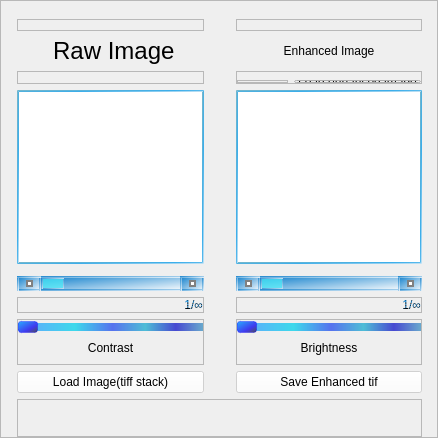
               <widget class="QFrame" name="frame_3">
                <property name="sizePolicy">
                 <sizepolicy hsizetype="Ignored" vsizetype="Ignored">
                  <horstretch>132</horstretch>
                  <verstretch>0</verstretch>
                 </sizepolicy>
                </property>
                <property name="minimumSize">
                 <size>
                  <width>438</width>
                  <height>438</height>
                 </size>
                </property>
                <property name="layoutDirection">
                 <enum>Qt::LeftToRight</enum>
                </property>
                <property name="frameShape">
                 <enum>QFrame::StyledPanel</enum>
                </property>
                <property name="frameShadow">
                 <enum>QFrame::Raised</enum>
                </property>
                <layout class="QGridLayout" name="gridLayout" columnstretch="0,0,0">
                 <property name="sizeConstraint">
                  <enum>QLayout::SetDefaultConstraint</enum>
                 </property>
                 <property name="leftMargin">
                  <number>16</number>
                 </property>
                 <property name="topMargin">
                  <number>18</number>
                 </property>
                 <property name="rightMargin">
                  <number>15</number>
                 </property>
                 <property name="bottomMargin">
                  <number>0</number>
                 </property>
                 <property name="horizontalSpacing">
                  <number>16</number>
                 </property>
                 <item row="2" column="0">
                  <widget class="QLabel" name="label_2">
                   <property name="sizePolicy">
                    <sizepolicy hsizetype="Expanding" vsizetype="Expanding">
                     <horstretch>5</horstretch>
                     <verstretch>1</verstretch>
                    </sizepolicy>
                   </property>
                   <property name="styleSheet">
                    <string notr="true">color:rgb(0, 0, 0);
font: 18pt ;
font: 18pt &quot;华文新魏&quot;;
font: 75 18pt &quot;Adobe Gothic Std B&quot;;
</string>
                   </property>
                   <property name="text">
                    <string> Raw Image</string>
                   </property>
                   <property name="alignment">
                    <set>Qt::AlignCenter</set>
                   </property>
                  </widget>
                 </item>
                 <item row="4" column="2">
                  <widget class="QFrame" name="frame_42">
                   <property name="sizePolicy">
                    <sizepolicy hsizetype="Expanding" vsizetype="Ignored">
                     <horstretch>0</horstretch>
                     <verstretch>14</verstretch>
                    </sizepolicy>
                   </property>
                   <property name="maximumSize">
                    <size>
                     <width>700</width>
                     <height>700</height>
                    </size>
                   </property>
                   <property name="sizeIncrement">
                    <size>
                     <width>0</width>
                     <height>0</height>
                    </size>
                   </property>
                   <property name="layoutDirection">
                    <enum>Qt::LeftToRight</enum>
                   </property>
                   <property name="styleSheet">
                    <string notr="true">#frame_42{
background-color:white;
border:2px solid qlineargradient(spread:pad, x1:0, y1:0, x2:1, y2:1, stop:0 rgba(107, 171, 184, 214), stop:0.545455 rgba(19, 157, 230, 211), stop:1 rgba(236, 241, 245, 232));
}</string>
                   </property>
                   <property name="frameShape">
                    <enum>QFrame::StyledPanel</enum>
                   </property>
                   <property name="frameShadow">
                    <enum>QFrame::Raised</enum>
                   </property>
                   <widget class="QLabel" name="label_10">
                    <property name="geometry">
                     <rect>
                      <x>0</x>
                      <y>0</y>
                      <width>526</width>
                      <height>526</height>
                     </rect>
                    </property>
                    <property name="sizePolicy">
                     <sizepolicy hsizetype="Expanding" vsizetype="Preferred">
                      <horstretch>1</horstretch>
                      <verstretch>0</verstretch>
                     </sizepolicy>
                    </property>
                    <property name="minimumSize">
                     <size>
                      <width>100</width>
                      <height>100</height>
                     </size>
                    </property>
                    <property name="styleSheet">
                     <string notr="true"/>
                    </property>
                    <property name="text">
                     <string/>
                    </property>
                   </widget>
                  </widget>
                 </item>
                 <item row="2" column="2">
                  <widget class="QLabel" name="label_3">
                   <property name="sizePolicy">
                    <sizepolicy hsizetype="Expanding" vsizetype="Expanding">
                     <horstretch>5</horstretch>
                     <verstretch>1</verstretch>
                    </sizepolicy>
                   </property>
                   <property name="styleSheet">
                    <string notr="true">color:rgb(0, 0, 0);
;
font: 75 18pt &quot;Adobe Gothic Std B&quot;;</string>
                   </property>
                   <property name="text">
                    <string>Enhanced Image</string>
                   </property>
                   <property name="alignment">
                    <set>Qt::AlignCenter</set>
                   </property>
                  </widget>
                 </item>
                 <item row="9" column="2">
                  <widget class="QFrame" name="frame_49">
                   <property name="sizePolicy">
                    <sizepolicy hsizetype="Expanding" vsizetype="Expanding">
                     <horstretch>0</horstretch>
                     <verstretch>2</verstretch>
                    </sizepolicy>
                   </property>
                   <property name="maximumSize">
                    <size>
                     <width>700</width>
                     <height>16777215</height>
                    </size>
                   </property>
                   <property name="frameShape">
                    <enum>QFrame::StyledPanel</enum>
                   </property>
                   <property name="frameShadow">
                    <enum>QFrame::Raised</enum>
                   </property>
                   <layout class="QVBoxLayout" name="verticalLayout_9">
                    <property name="leftMargin">
                     <number>0</number>
                    </property>
                    <property name="topMargin">
                     <number>0</number>
                    </property>
                    <property name="rightMargin">
                     <number>0</number>
                    </property>
                    <item>
                     <widget class="QSlider" name="Slider_Brightness">
                      <property name="styleSheet">
                       <string notr="true">QSlider::groove:horizontal {
    border: None;
    height: 8px; /* the groove expands to the size of the slider by default. by giving it a height, it has a fixed size */
    background:qlineargradient(spread:pad, x1:0, y1:0, x2:1, y2:0, stop:0 rgba(102, 162, 255, 255), stop:0.306818 rgba(61, 217, 235, 255), stop:0.511364 rgba(86, 114, 238, 255), stop:0.6875 rgba(78, 189, 214, 255), stop:0.852273 rgba(71, 73, 209, 255), stop:1 rgba(105, 169, 205, 255));
    border radius:1px;
    margin: 2px 0;
}

QSlider::handle:horizontal {
    background: qlineargradient(spread:pad, x1:0, y1:0, x2:1, y2:1, stop:0 rgba(41, 168, 255, 255), stop:0.642045 rgba(64, 57, 238, 255), stop:1 rgba(78, 80, 82, 255));
    width: 18px;
    margin: -2px 0; /* handle is placed by default on the contents rect of the groove. Expand outside the groove */
    border-radius: 3px;
    border:1px solid rgba(0, 0, 255, 80);
}</string>
                      </property>
                      <property name="minimum">
                       <number>50</number>
                      </property>
                      <property name="maximum">
                       <number>2000</number>
                      </property>
                      <property name="singleStep">
                       <number>10</number>
                      </property>
                      <property name="orientation">
                       <enum>Qt::Horizontal</enum>
                      </property>
                     </widget>
                    </item>
                    <item>
                     <widget class="QLabel" name="Brightness">
                      <property name="layoutDirection">
                       <enum>Qt::LeftToRight</enum>
                      </property>
                      <property name="styleSheet">
                       <string notr="true">font: 75 14pt &quot;微软雅黑&quot;;
</string>
                      </property>
                      <property name="text">
                       <string>Brightness</string>
                      </property>
                      <property name="alignment">
                       <set>Qt::AlignCenter</set>
                      </property>
                     </widget>
                    </item>
                   </layout>
                  </widget>
                 </item>
                 <item row="1" column="0">
                  <widget class="QFrame" name="frame_9">
                   <property name="sizePolicy">
                    <sizepolicy hsizetype="Expanding" vsizetype="Expanding">
                     <horstretch>0</horstretch>
                     <verstretch>1</verstretch>
                    </sizepolicy>
                   </property>
                   <property name="frameShape">
                    <enum>QFrame::StyledPanel</enum>
                   </property>
                   <property name="frameShadow">
                    <enum>QFrame::Raised</enum>
                   </property>
                  </widget>
                 </item>
                 <item row="6" column="0">
                  <widget class="QFrame" name="frame_51">
                   <property name="frameShape">
                    <enum>QFrame::StyledPanel</enum>
                   </property>
                   <property name="frameShadow">
                    <enum>QFrame::Raised</enum>
                   </property>
                  </widget>
                 </item>
                 <item row="3" column="0">
                  <widget class="QFrame" name="frame_20">
                   <property name="sizePolicy">
                    <sizepolicy hsizetype="Expanding" vsizetype="Expanding">
                     <horstretch>5</horstretch>
                     <verstretch>1</verstretch>
                    </sizepolicy>
                   </property>
                   <property name="frameShape">
                    <enum>QFrame::StyledPanel</enum>
                   </property>
                   <property name="frameShadow">
                    <enum>QFrame::Raised</enum>
                   </property>
                  </widget>
                 </item>
                 <item row="1" column="2">
                  <widget class="QFrame" name="frame_10">
                   <property name="sizePolicy">
                    <sizepolicy hsizetype="Expanding" vsizetype="Expanding">
                     <horstretch>0</horstretch>
                     <verstretch>1</verstretch>
                    </sizepolicy>
                   </property>
                   <property name="frameShape">
                    <enum>QFrame::StyledPanel</enum>
                   </property>
                   <property name="frameShadow">
                    <enum>QFrame::Raised</enum>
                   </property>
                  </widget>
                 </item>
                 <item row="10" column="2">
                  <widget class="QPushButton" name="pushButton_save_tiff">
                   <property name="maximumSize">
                    <size>
                     <width>700</width>
                     <height>16777215</height>
                    </size>
                   </property>
                   <property name="styleSheet">
                    <string notr="true">QPushButton{
background-color:rgba(255,255,255,150);
font: 9pt &quot;微软雅黑&quot;;
}
QPushButton:hover
{
margin:1px;
}</string>
                   </property>
                   <property name="text">
                    <string>Save Enhanced tif</string>
                   </property>
                  </widget>
                 </item>
                 <item row="9" column="0">
                  <widget class="QFrame" name="frame_40">
                   <property name="sizePolicy">
                    <sizepolicy hsizetype="Expanding" vsizetype="Expanding">
                     <horstretch>0</horstretch>
                     <verstretch>2</verstretch>
                    </sizepolicy>
                   </property>
                   <property name="maximumSize">
                    <size>
                     <width>700</width>
                     <height>16777215</height>
                    </size>
                   </property>
                   <property name="contextMenuPolicy">
                    <enum>Qt::DefaultContextMenu</enum>
                   </property>
                   <property name="frameShape">
                    <enum>QFrame::StyledPanel</enum>
                   </property>
                   <property name="frameShadow">
                    <enum>QFrame::Raised</enum>
                   </property>
                   <layout class="QVBoxLayout" name="verticalLayout_10">
                    <property name="leftMargin">
                     <number>0</number>
                    </property>
                    <property name="topMargin">
                     <number>0</number>
                    </property>
                    <property name="rightMargin">
                     <number>0</number>
                    </property>
                    <property name="bottomMargin">
                     <number>9</number>
                    </property>
                    <item>
                     <widget class="QSlider" name="Slider_Contrast">
                      <property name="styleSheet">
                       <string notr="true">QSlider::groove:horizontal {
    border: None;
    height: 8px; /* the groove expands to the size of the slider by default. by giving it a height, it has a fixed size */
    background:qlineargradient(spread:pad, x1:0, y1:0, x2:1, y2:0, stop:0 rgba(102, 162, 255, 255), stop:0.306818 rgba(61, 217, 235, 255), stop:0.511364 rgba(86, 114, 238, 255), stop:0.6875 rgba(78, 189, 214, 255), stop:0.852273 rgba(71, 73, 209, 255), stop:1 rgba(105, 169, 205, 255));
    border radius:1px;
    margin: 2px 0;
}

QSlider::handle:horizontal {
    background: qlineargradient(spread:pad, x1:0, y1:0, x2:1, y2:1, stop:0 rgba(41, 168, 255, 255), stop:0.642045 rgba(64, 57, 238, 255), stop:1 rgba(78, 80, 82, 255));
    width: 18px;
    margin: -2px 0; /* handle is placed by default on the contents rect of the groove. Expand outside the groove */
    border-radius: 3px;
    border:1px solid rgba(0, 0, 255, 80);
}</string>
                      </property>
                      <property name="minimum">
                       <number>50</number>
                      </property>
                      <property name="maximum">
                       <number>2000</number>
                      </property>
                      <property name="singleStep">
                       <number>10</number>
                      </property>
                      <property name="orientation">
                       <enum>Qt::Horizontal</enum>
                      </property>
                     </widget>
                    </item>
                    <item>
                     <widget class="QLabel" name="Contrast">
                      <property name="styleSheet">
                       <string notr="true">font: 75 14pt &quot;微软雅黑&quot;;
</string>
                      </property>
                      <property name="text">
                       <string>Contrast</string>
                      </property>
                      <property name="alignment">
                       <set>Qt::AlignHCenter|Qt::AlignTop</set>
                      </property>
                     </widget>
                    </item>
                   </layout>
                  </widget>
                 </item>
                 <item row="8" column="2">
                  <widget class="QFrame" name="frame_19">
                   <property name="sizePolicy">
                    <sizepolicy hsizetype="Expanding" vsizetype="Expanding">
                     <horstretch>0</horstretch>
                     <verstretch>1</verstretch>
                    </sizepolicy>
                   </property>
                   <property name="frameShape">
                    <enum>QFrame::StyledPanel</enum>
                   </property>
                   <property name="frameShadow">
                    <enum>QFrame::Raised</enum>
                   </property>
                   <layout class="QHBoxLayout" name="horizontalLayout_11">
                    <property name="spacing">
                     <number>0</number>
                    </property>
                    <property name="leftMargin">
                     <number>0</number>
                    </property>
                    <property name="topMargin">
                     <number>0</number>
                    </property>
                    <property name="rightMargin">
                     <number>0</number>
                    </property>
                    <property name="bottomMargin">
                     <number>0</number>
                    </property>
                    <item>
                     <widget class="QLabel" name="label_27">
                      <property name="sizePolicy">
                       <sizepolicy hsizetype="Preferred" vsizetype="Preferred">
                        <horstretch>0</horstretch>
                        <verstretch>0</verstretch>
                       </sizepolicy>
                      </property>
                      <property name="styleSheet">
                       <string notr="true">font: 15pt &quot;微软雅黑&quot;;
color:qradialgradient(spread:repeat, cx:0.5, cy:0.5, radius:0.077, fx:0.5, fy:0.5, stop:0 rgba(0, 139, 233, 255), stop:0.497326 rgba(0, 0, 0, 255) stop:1 rgba(0, 139, 233, 255));
</string>
                      </property>
                      <property name="text">
                       <string>1/∞</string>
                      </property>
                      <property name="alignment">
                       <set>Qt::AlignRight|Qt::AlignTop|Qt::AlignTrailing</set>
                      </property>
                     </widget>
                    </item>
                   </layout>
                  </widget>
                 </item>
                 <item row="7" column="0">
                  <widget class="QScrollBar" name="horizontalScrollBar_Raw">
                   <property name="sizePolicy">
                    <sizepolicy hsizetype="Preferred" vsizetype="Fixed">
                     <horstretch>0</horstretch>
                     <verstretch>0</verstretch>
                    </sizepolicy>
                   </property>
                   <property name="maximumSize">
                    <size>
                     <width>700</width>
                     <height>16777215</height>
                    </size>
                   </property>
                   <property name="styleSheet">
                    <string notr="true">QScrollBar:horizontal {
    border: 2px solid qlineargradient(spread:pad, x1:0, y1:0, x2:1, y2:1, stop:0 rgba(8, 123, 202, 255), stop:1 rgba(255, 255, 255, 255));
    background: qlineargradient(spread:pad, x1:0, y1:0, x2:1, y2:1, stop:0 rgba(8, 123, 202, 255), stop:1 rgba(255, 255, 255, 255));
    height: 15px;
    margin: 0px 20px 0 20px;
}
QScrollBar::handle:horizontal {
    background:rgba(79, 253, 255, 150);
    min-width: 20px;
    margin-left:3px;
    margin-right:3px;
    border:0.5px solid;
    border-color: qlineargradient(spread:pad, x1:0, y1:0, x2:1, y2:1, stop:0 rgba(8, 123, 202, 255), stop:1 rgba(255, 255, 255, 255));
}
QScrollBar::add-line:horizontal {
    border: 2px solid qlineargradient(spread:pad, x1:0, y1:0, x2:1, y2:1, stop:0 rgba(8, 123, 202, 255), stop:1 rgba(255, 255, 255, 255));;
    background:qlineargradient(spread:pad, x1:0, y1:0, x2:1, y2:1, stop:0 rgba(8, 123, 202, 255), stop:1 rgba(255, 255, 255, 255));
	
    width: 20px;
    subcontrol-position: right;
    subcontrol-origin: margin;
}

QScrollBar::sub-line:horizontal {
    border: 2px solid qlineargradient(spread:pad, x1:0, y1:0, x2:1, y2:1, stop:0 rgba(8, 123, 202, 255), stop:1 rgba(255, 255, 255, 255));;
    background: qlineargradient(spread:pad, x1:0, y1:0, x2:1, y2:1, stop:0 rgba(8, 123, 202, 255), stop:1 rgba(255, 255, 255, 255));
    width: 20px;
    subcontrol-position: left;
    subcontrol-origin: margin;
}
QScrollBar:left-arrow:horizontal, QScrollBar::right-arrow:horizontal {
    border: 2px solid grey;
    width: 3px;
    height: 3px;
    background: white;
}

QScrollBar::add-page:horizontal, QScrollBar::sub-page:horizontal {
    background: none;
}</string>
                   </property>
                   <property name="minimum">
                    <number>1</number>
                   </property>
                   <property name="orientation">
                    <enum>Qt::Horizontal</enum>
                   </property>
                  </widget>
                 </item>
                 <item row="4" column="0">
                  <widget class="QFrame" name="frame_41">
                   <property name="sizePolicy">
                    <sizepolicy hsizetype="Expanding" vsizetype="Ignored">
                     <horstretch>0</horstretch>
                     <verstretch>14</verstretch>
                    </sizepolicy>
                   </property>
                   <property name="maximumSize">
                    <size>
                     <width>700</width>
                     <height>700</height>
                    </size>
                   </property>
                   <property name="styleSheet">
                    <string notr="true">#frame_41{
background-color:white;
border:2px solid qlineargradient(spread:pad, x1:0, y1:0, x2:1, y2:1, stop:0 rgba(107, 171, 184, 214), stop:0.545455 rgba(19, 157, 230, 211), stop:1 rgba(236, 241, 245, 232));
}</string>
                   </property>
                   <property name="frameShape">
                    <enum>QFrame::StyledPanel</enum>
                   </property>
                   <property name="frameShadow">
                    <enum>QFrame::Raised</enum>
                   </property>
                   <widget class="QLabel" name="label_9">
                    <property name="geometry">
                     <rect>
                      <x>0</x>
                      <y>0</y>
                      <width>526</width>
                      <height>526</height>
                     </rect>
                    </property>
                    <property name="sizePolicy">
                     <sizepolicy hsizetype="Expanding" vsizetype="Ignored">
                      <horstretch>1</horstretch>
                      <verstretch>0</verstretch>
                     </sizepolicy>
                    </property>
                    <property name="minimumSize">
                     <size>
                      <width>100</width>
                      <height>100</height>
                     </size>
                    </property>
                    <property name="styleSheet">
                     <string notr="true"/>
                    </property>
                    <property name="text">
                     <string/>
                    </property>
                   </widget>
                  </widget>
                 </item>
                 <item row="3" column="2">
                  <widget class="QFrame" name="frame_21">
                   <property name="sizePolicy">
                    <sizepolicy hsizetype="Expanding" vsizetype="Expanding">
                     <horstretch>5</horstretch>
                     <verstretch>1</verstretch>
                    </sizepolicy>
                   </property>
                   <property name="frameShape">
                    <enum>QFrame::StyledPanel</enum>
                   </property>
                   <property name="frameShadow">
                    <enum>QFrame::Raised</enum>
                   </property>
                   <layout class="QHBoxLayout" name="horizontalLayout_14">
                    <property name="leftMargin">
                     <number>0</number>
                    </property>
                    <property name="topMargin">
                     <number>8</number>
                    </property>
                    <property name="rightMargin">
                     <number>0</number>
                    </property>
                    <property name="bottomMargin">
                     <number>0</number>
                    </property>
                    <item>
                     <widget class="QFrame" name="frame_50">
                      <property name="sizePolicy">
                       <sizepolicy hsizetype="Expanding" vsizetype="Expanding">
                        <horstretch>5</horstretch>
                        <verstretch>0</verstretch>
                       </sizepolicy>
                      </property>
                      <property name="frameShape">
                       <enum>QFrame::StyledPanel</enum>
                      </property>
                      <property name="frameShadow">
                       <enum>QFrame::Raised</enum>
                      </property>
                     </widget>
                    </item>
                    <item>
                     <widget class="QPushButton" name="pushButton_load_enhanced">
                      <property name="sizePolicy">
                       <sizepolicy hsizetype="Expanding" vsizetype="Ignored">
                        <horstretch>2</horstretch>
                        <verstretch>0</verstretch>
                       </sizepolicy>
                      </property>
                      <property name="styleSheet">
                       <string notr="true">QPushButton{
background-color:rgba(255,255,255,150);
font: 8pt &quot;微软雅黑&quot;;
}
QPushButton:hover
{QPushButton{
background-color:rgba(255,255,255,150);
border:2px solid qlineargradient(spread:pad, x1:0, y1:0, x2:1, y2:1, stop:0 rgba(221, 18, 198, 255), stop:0.198864 rgba(171, 33, 202, 255), stop:0.4375 rgba(128, 36, 232, 255), stop:0.698864 rgba(71, 39, 241, 255), stop:0.994318 rgba(14, 21, 255, 255), stop:1 rgba(255, 255, 255, 255));
border-radius:15px;
font: 8pt &quot;微软雅黑&quot;;
}
QPushButton:hover
{
margin:1px;
}
QPushButton:pressed
{
margin:2px;
}
margin:1px;
}</string>
                      </property>
                      <property name="text">
                       <string>Load enhanced image</string>
                      </property>
                     </widget>
                    </item>
                   </layout>
                  </widget>
                 </item>
                 <item row="8" column="0">
                  <widget class="QFrame" name="frame_18">
                   <property name="sizePolicy">
                    <sizepolicy hsizetype="Expanding" vsizetype="Expanding">
                     <horstretch>0</horstretch>
                     <verstretch>1</verstretch>
                    </sizepolicy>
                   </property>
                   <property name="frameShape">
                    <enum>QFrame::StyledPanel</enum>
                   </property>
                   <property name="frameShadow">
                    <enum>QFrame::Raised</enum>
                   </property>
                   <layout class="QHBoxLayout" name="horizontalLayout_6">
                    <property name="spacing">
                     <number>0</number>
                    </property>
                    <property name="leftMargin">
                     <number>0</number>
                    </property>
                    <property name="topMargin">
                     <number>0</number>
                    </property>
                    <property name="rightMargin">
                     <number>0</number>
                    </property>
                    <property name="bottomMargin">
                     <number>0</number>
                    </property>
                    <item>
                     <widget class="QLabel" name="label_26">
                      <property name="sizePolicy">
                       <sizepolicy hsizetype="Preferred" vsizetype="Preferred">
                        <horstretch>0</horstretch>
                        <verstretch>1</verstretch>
                       </sizepolicy>
                      </property>
                      <property name="styleSheet">
                       <string notr="true">font: 15pt &quot;微软雅黑&quot;;
color:qradialgradient(spread:repeat, cx:0.5, cy:0.5, radius:0.077, fx:0.5, fy:0.5, stop:0 rgba(0, 139, 233, 255), stop:0.497326 rgba(0, 0, 0, 255) stop:1 rgba(0, 139, 233, 255));
</string>
                      </property>
                      <property name="text">
                       <string>1/∞</string>
                      </property>
                      <property name="alignment">
                       <set>Qt::AlignRight|Qt::AlignTop|Qt::AlignTrailing</set>
                      </property>
                     </widget>
                    </item>
                   </layout>
                  </widget>
                 </item>
                 <item row="13" column="0" colspan="3">
                  <widget class="QFrame" name="frame_16">
                   <property name="sizePolicy">
                    <sizepolicy hsizetype="Expanding" vsizetype="Expanding">
                     <horstretch>0</horstretch>
                     <verstretch>3</verstretch>
                    </sizepolicy>
                   </property>
                   <property name="frameShape">
                    <enum>QFrame::StyledPanel</enum>
                   </property>
                   <property name="frameShadow">
                    <enum>QFrame::Raised</enum>
                   </property>
                   <layout class="QHBoxLayout" name="horizontalLayout_13">
                    <property name="leftMargin">
                     <number>9</number>
                    </property>
                    <property name="topMargin">
                     <number>18</number>
                    </property>
                    <property name="bottomMargin">
                     <number>18</number>
                    </property>
                   </layout>
                  </widget>
                 </item>
                 <item row="10" column="0">
                  <widget class="QPushButton" name="pushButton_load_tiff">
                   <property name="sizePolicy">
                    <sizepolicy hsizetype="Minimum" vsizetype="Expanding">
                     <horstretch>0</horstretch>
                     <verstretch>0</verstretch>
                    </sizepolicy>
                   </property>
                   <property name="maximumSize">
                    <size>
                     <width>700</width>
                     <height>16777215</height>
                    </size>
                   </property>
                   <property name="styleSheet">
                    <string notr="true">QPushButton{
background-color:rgba(255,255,255,150);
font: 9pt &quot;微软雅黑&quot;;
}
QPushButton:hover
{
margin:1px;
}</string>
                   </property>
                   <property name="text">
                    <string>Load Image(tiff stack)</string>
                   </property>
                  </widget>
                 </item>
                 <item row="7" column="2">
                  <widget class="QScrollBar" name="horizontalScrollBar_Enhance">
                   <property name="sizePolicy">
                    <sizepolicy hsizetype="Preferred" vsizetype="Fixed">
                     <horstretch>0</horstretch>
                     <verstretch>0</verstretch>
                    </sizepolicy>
                   </property>
                   <property name="maximumSize">
                    <size>
                     <width>700</width>
                     <height>16777215</height>
                    </size>
                   </property>
                   <property name="styleSheet">
                    <string notr="true">QScrollBar:horizontal {
    border: 2px solid qlineargradient(spread:pad, x1:0, y1:0, x2:1, y2:1, stop:0 rgba(8, 123, 202, 255), stop:1 rgba(255, 255, 255, 255));
    background: qlineargradient(spread:pad, x1:0, y1:0, x2:1, y2:1, stop:0 rgba(8, 123, 202, 255), stop:1 rgba(255, 255, 255, 255));
    height: 15px;
    margin: 0px 20px 0 20px;
}
QScrollBar::handle:horizontal {
    background:rgba(79, 253, 255, 150);
    min-width: 20px;
    margin-left:3px;
    margin-right:3px;
    border:0.5px solid;
    border-color: qlineargradient(spread:pad, x1:0, y1:0, x2:1, y2:1, stop:0 rgba(8, 123, 202, 255), stop:1 rgba(255, 255, 255, 255));
}
QScrollBar::add-line:horizontal {
    border: 2px solid qlineargradient(spread:pad, x1:0, y1:0, x2:1, y2:1, stop:0 rgba(8, 123, 202, 255), stop:1 rgba(255, 255, 255, 255));;
    background:qlineargradient(spread:pad, x1:0, y1:0, x2:1, y2:1, stop:0 rgba(8, 123, 202, 255), stop:1 rgba(255, 255, 255, 255));
	
    width: 20px;
    subcontrol-position: right;
    subcontrol-origin: margin;
}

QScrollBar::sub-line:horizontal {
    border: 2px solid qlineargradient(spread:pad, x1:0, y1:0, x2:1, y2:1, stop:0 rgba(8, 123, 202, 255), stop:1 rgba(255, 255, 255, 255));;
    background: qlineargradient(spread:pad, x1:0, y1:0, x2:1, y2:1, stop:0 rgba(8, 123, 202, 255), stop:1 rgba(255, 255, 255, 255));
    width: 20px;
    subcontrol-position: left;
    subcontrol-origin: margin;
}
QScrollBar:left-arrow:horizontal, QScrollBar::right-arrow:horizontal {
    border: 2px solid grey;
    width: 3px;
    height: 3px;
    background: white;
}

QScrollBar::add-page:horizontal, QScrollBar::sub-page:horizontal {
    background: none;
}</string>
                   </property>
                   <property name="minimum">
                    <number>1</number>
                   </property>
                   <property name="orientation">
                    <enum>Qt::Horizontal</enum>
                   </property>
                  </widget>
                 </item>
                </layout>
               </widget>
